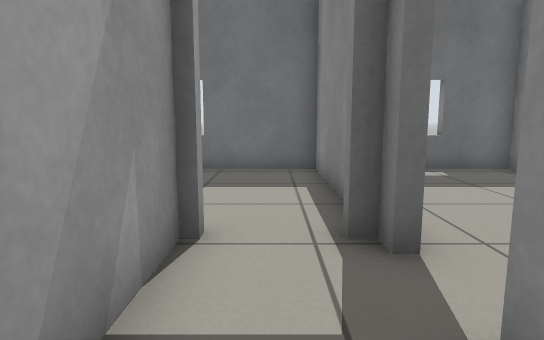
View 1 (above)

22 first-person views from a walk through a robot-simulator world made for Gazebo. The camera is 0.72 m above the floor, tilts 8° down and sees 75° across. The floor is counted in squares, 0.5 m on a side. Each view is taken from the middle of a square. On the plan, view 1 faces up. The plan holds only what a view shows up to about 15 squares ahead; the rest is blank. Robots are left out. Simple patterns stand in for the simulator's built-in surfaces.

View 2
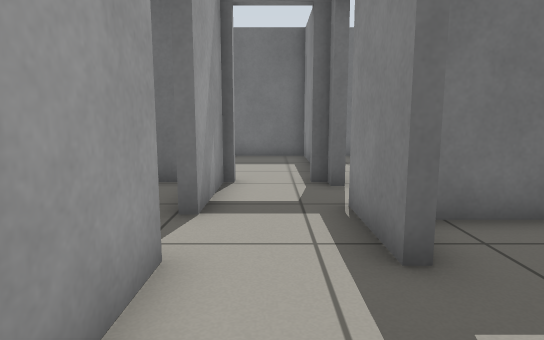

View 3
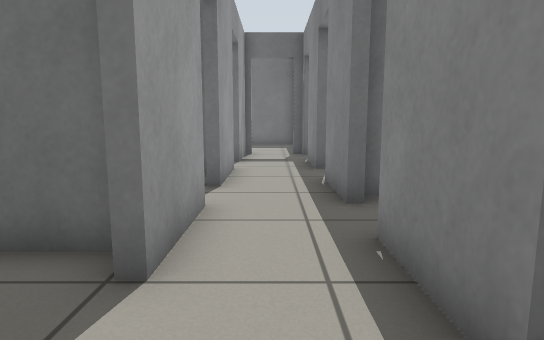

View 4
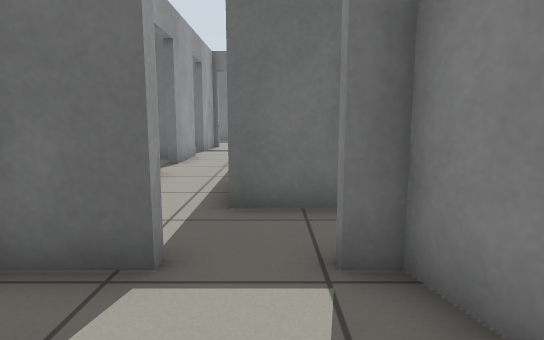

View 5
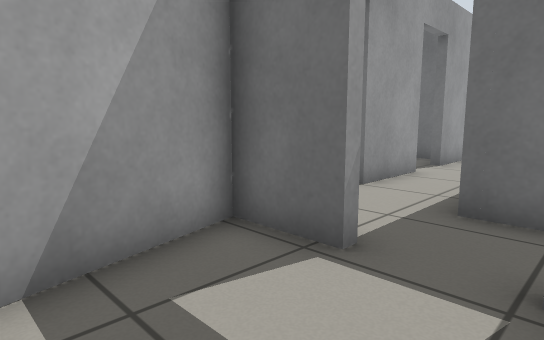

View 6
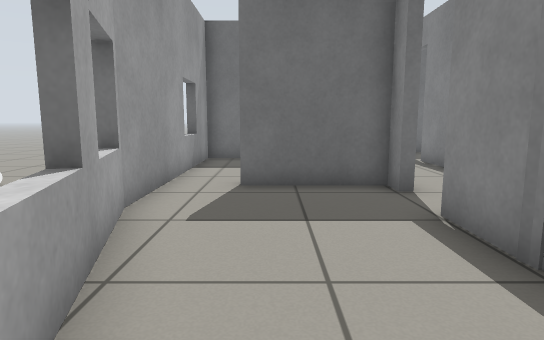

View 7
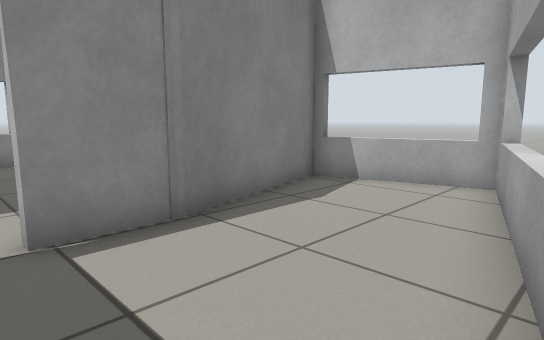

View 8
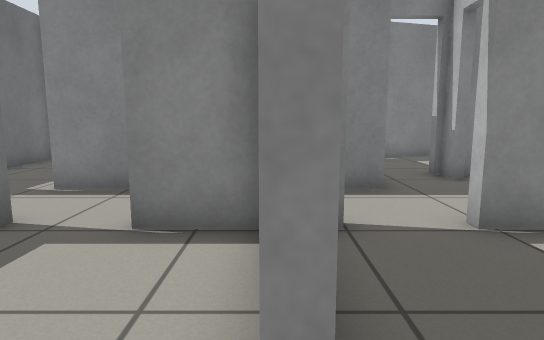

View 9
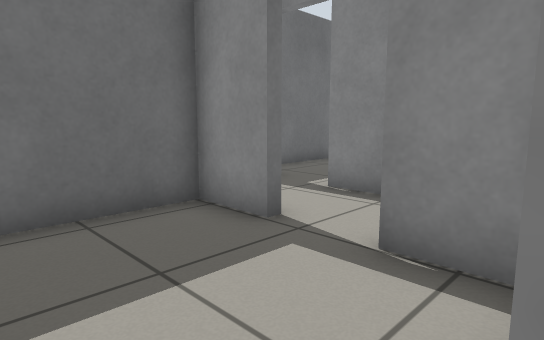

View 10
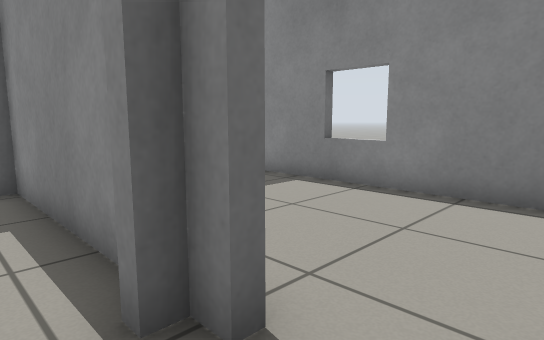

View 11
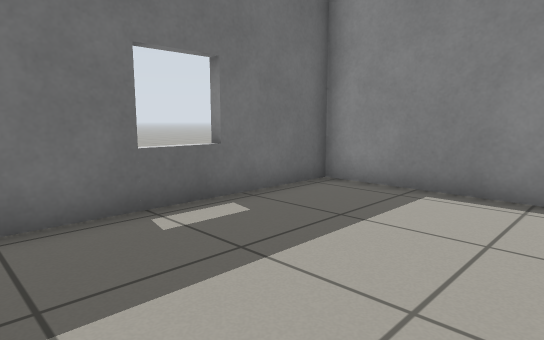

View 12
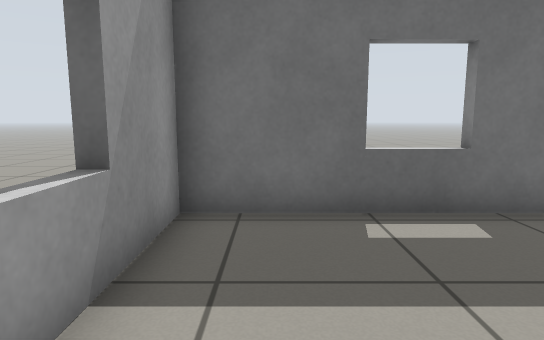

View 13
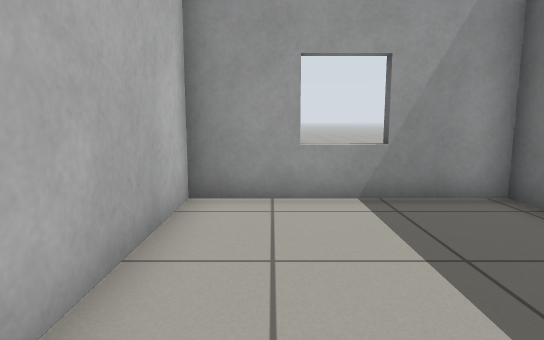

View 14
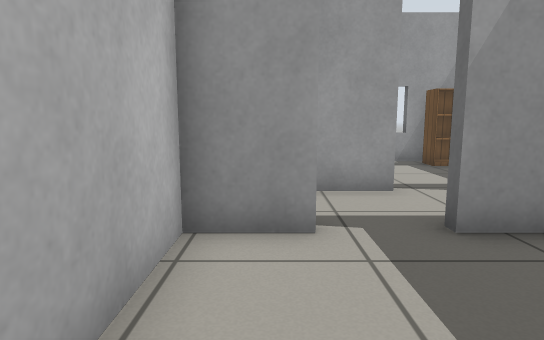

View 15
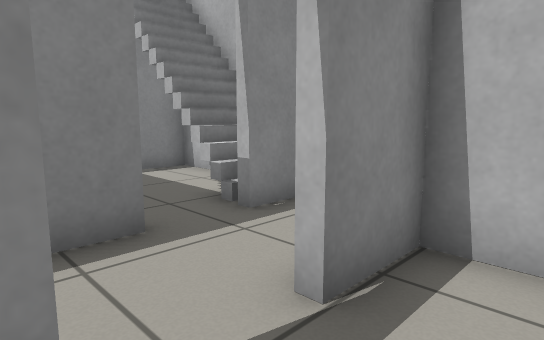

View 16
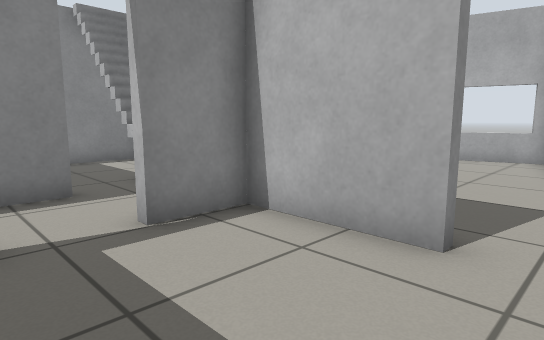

View 17
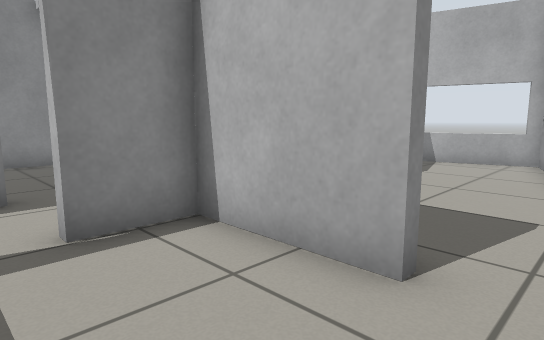

View 18
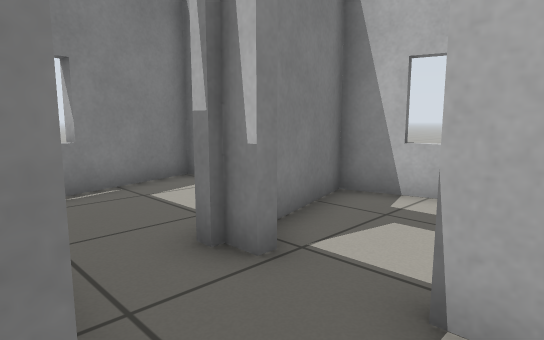

View 19
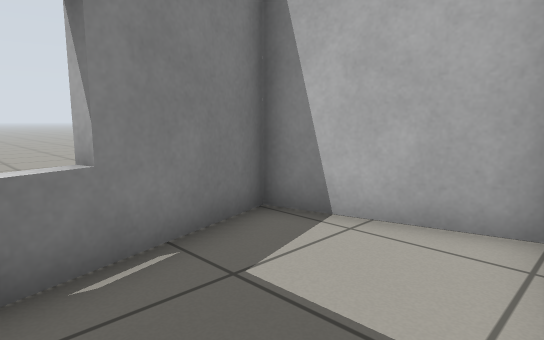

View 20
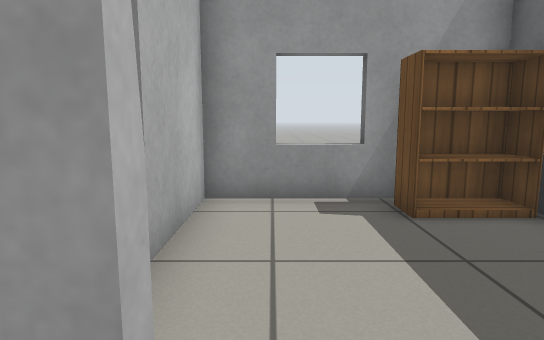

View 21
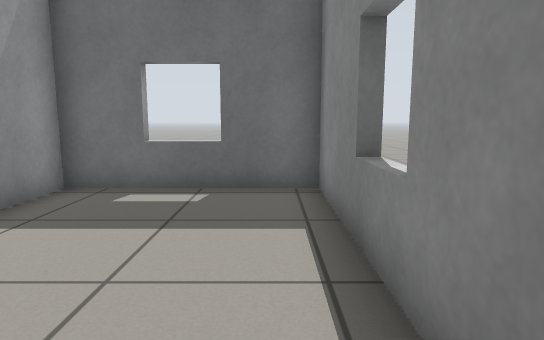

View 22
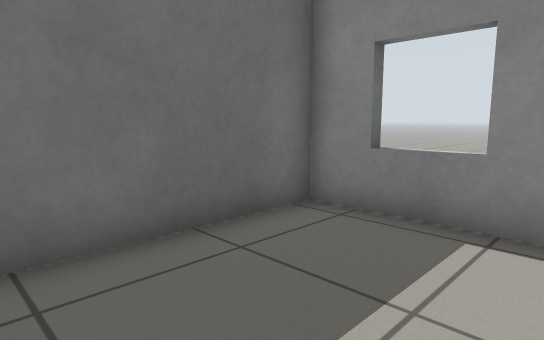

### Floor plan
Points are (right, up) in squares from view 1. A wall is a line through its corners. A room is listed if a view was taken in it or the views show most of it. See-through windows are left out.
Room 1 (views 1, 2, 3, 10, 18, 20)
walls: (-1.1, -5.1) (-1.1, -8); (1.3, -5) (1.3, -2.4); (3.1, -9.3) (1.3, -9.3) (1.3, -8.5); (1.3, -0.8) (1.3, 1.9); (-1.1, -0.5) (-1.1, -3.3); (2.7, -11.7) (2.7, -11.4); (-1.1, 4.2) (-1.1, 1.3)
low walls: (0.1, -11.4) (0.9, -11.4)
ways out: open door at (-1, -8.5) to room 3; open door at (-1, -4.5) to room 4; open door at (1.5, -1.5) to room 6; open door at (2.2, -11.2) to room 7; open door at (0.7, 3.3) to room 8; open door at (-1, 0.5) to room 9; open door at (1.3, -5.7) to room 10
Room 2 (views 4, 5)
walls: (2.4, -15.7) (4.2, -15.2) (3.3, -11.7); (0.9, -11.7) (-1.1, -11.7) (-0.3, -14.8)
Room 3 (views 6, 7)
walls: (-1.4, -11.9) (-1.4, -9.8); (-5.6, -11.7) (-6.1, -11.9); (-1.4, -8) (-1.4, -7.3) (-4.7, -7.3); (-6.4, -9.2) (-4.1, -17.4) (-0.2, -16.4) (-1.5, -11.5); (-4.7, -17) (-4.2, -16.8); (-6.4, -7.5) (-6.4, -9.5)
ways out: open door at (-1, -8.5) to room 1; opening at (-5.5, -7) to room 4
Room 4 (views 8, 9, 15, 16, 17)
walls: (-1.4, -3.3) (-1.4, -1.6) (-6.4, -1.6) (-6.4, -7.5); (-4.7, -7.3) (-4.7, -7) (-1.4, -7) (-1.4, -5.1)
ways out: open door at (-1, -4.5) to room 1; opening at (-5.5, -7) to room 3
Room 5 (views 11, 12, 13)
walls: (-2, 10.2) (-2, 10.7); (1.3, 5.4) (1.3, 10.4) (-6.4, 10.4) (-6.4, 4.5) (-1.8, 4.5)
Room 6 (views 14, 22)
walls: (1.6, -2.4) (1.6, -4.2) (4.6, -4.2); (1.6, 0.5) (1.6, -0.8); (7, -2.5) (7, 1) (2.4, 1)
ways out: open door at (1.5, -1.5) to room 1
Room 7 (view 19)
walls: (4.5, -15.1) (8.3, -14.1) (7.3, -10.3)
ways out: open door at (2.2, -11.2) to room 1
Room 8 (view 21)
walls: (5, 10.2) (5, 10.7); (7, 2.7) (7, 10.4) (1.6, 10.4) (1.6, 8.6); (3.4, 10.7) (3.4, 10.2)
ways out: open door at (0.7, 3.3) to room 1
Room 9 (no view inside)
walls: (-5.3, 4.2) (-6.4, 4.2) (-6.4, -1.2) (-3.4, -1.2); (-2.1, 4.2) (-2.8, 4.2)
ways out: open door at (-1, 0.5) to room 1
objects: bookshelf (-6, 2) to (-5, 3)
Room 10 (no view inside)
walls: (2.1, -4.5) (1.6, -4.5); (4.2, -9) (7, -9) (7, -5.6)
ways out: open door at (1.3, -5.7) to room 1
objects: stairs (2, -8) to (5, -7)

Positions as (right, up) in squares from view 1, and headings:
1: (0, 0), facing up
2: (0, -4), facing up
3: (0, -11), facing up
4: (2, -15), facing up
5: (3, -15), facing up-left
6: (-4, -15), facing up
7: (-6, -9), facing down-right
8: (-6, -7), facing right
9: (-5, -7), facing up-right
10: (0, 2), facing up-right
11: (-6, 5), facing up-right
12: (-5, 5), facing up
13: (0, 6), facing left
14: (6, -3), facing left
15: (-3, -3), facing down-right
16: (-6, -3), facing down-right
17: (-6, -4), facing down-right
18: (0, -9), facing down-right
19: (4, -10), facing down-right
20: (0, 0), facing left
21: (6, 3), facing up
22: (2, -3), facing up-right
